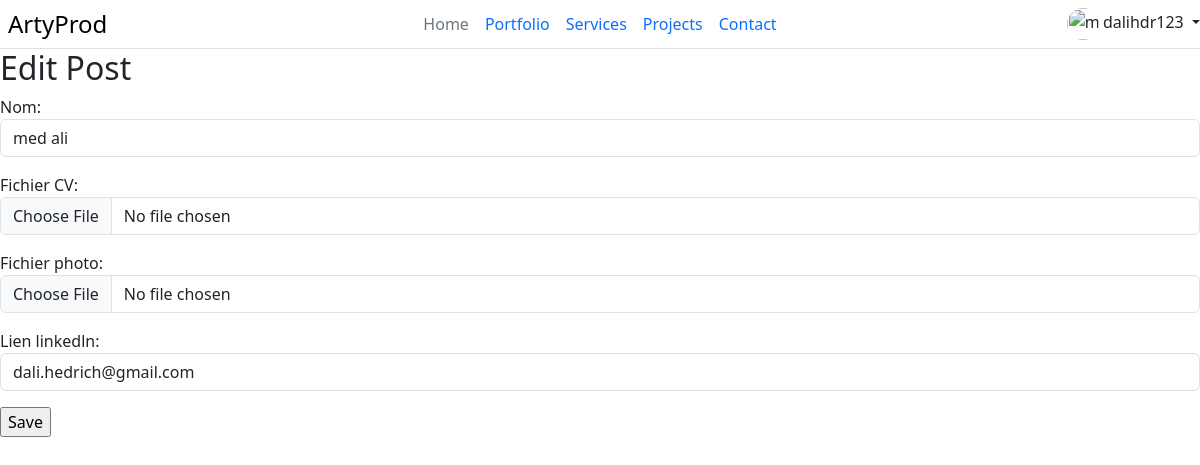
The app's page /ArtyProd/editpersonnel/edit/11/ (signed in) with its own data.
### ArtyProd/models.py (models this page shows, shortened)
class CustomUser(AbstractUser):
    USER_TYPE_CHOICES = [
        ('personnel', 'Personnel'),
        ('client', 'Client'),
    ]
    user_type = models.CharField(
        max_length=20,
        choices=USER_TYPE_CHOICES,
        default='client',
    )
    groups = models.ManyToManyField(
        'auth.Group',
        related_name='custom_users',
        blank=True,
        help_text='The groups this user belongs to. A user will get all permissions granted to each of their groups.',
        verbose_name='groups',
    )
    user_permissions = models.ManyToManyField(
        'auth.Permission',
        related_name='custom_users',
        blank=True,
        help_text='Specific permissions for this user.',
        verbose_name='user permissions',
    )

class Personnel(models.Model):
    user = models.OneToOneField(CustomUser, on_delete=models.CASCADE,default=None)
    nom=models.CharField(max_length=255)
    fichier_CV=models.FileField(upload_to='uploads/',max_length=255,default=None)
    fichier_photo=models.ImageField(upload_to='media/',max_length=255,default=None)
    lien_linkedln=models.CharField(max_length=255,default="")

### ArtyProd/views.py (the view, shortened to what this page needs)
# urls.py: path('editpersonnel/edit/<int:id>/', views.EditPersonnel, name='EditPersonnel'),
@login_required
def EditPersonnel(request, id):
    personnel = get_object_or_404(Personnel, id=id, user=request.user)
    if request.method == 'GET':
        context = {'form': PersonnelForm(instance=personnel), 'id': id}
        return render(request, 'ArtyProd/editpersonnel.html', context)

### ArtyProd/forms.py
class PersonnelForm(ModelForm):
    class Meta :
        model = Personnel
        fields = "__all__"
        exclude = ('user','acheve')
        widgets = {
            'nom' : forms.TextInput(attrs={'class': 'form-control'}),
            'fichier_CV' : forms.FileInput(attrs={'required': False,'class': 'form-control','enctype': 'multipart/form-data'}),
            'fichier_photo' : forms.FileInput(attrs={'required': False,'class': 'form-control','enctype': 'multipart/form-data'}),
            'lien_linkedln' : forms.TextInput(attrs={'class': 'form-control'}),
        }

### ArtyProd/templates/ArtyProd/editpersonnel.html (shortened to what this page needs)
{% extends 'acceuil.html' %}
{% block content %}
<h2>{% if id %} Edit {% else %} New {% endif %} Post</h2>
<form method="post" novalidate enctype="multipart/form-data">
	{{ form.as_p }}
	<input type="submit" value="Save" />
</form>
{% endblock content %}

### ArtyProd/templates/acceuil.html (shortened to what this page needs)
{% load bootstrap5 %}
{% bootstrap_css %}
{% load bootstrap_icons %}
<header class="d-flex flex-wrap align-items-center justify-content-center justify-content-md-between py-1 mb-6 border-bottom" style="background-color: white;">
  <div class="col-md-1 mb-2 mb-md-0">
    <a href="{% url 'home' %}" class="d-flex align-items-center mb-3 mb-md-0 me-md-auto link-body-emphasis text-decoration-none">
        <span class="fs-4">ArtyProd</span>
      </a>
  </div>
  <ul class="nav col-12 col-md-auto mb-2 justify-content-center mb-md-0">
    <li><a href="{% url 'home' %}" class="nav-link px-2 link-secondary" >Home</a></li>
    <li><a href="#Test" class="nav-link px-2">Portfolio</a></li>
    <li><a href="#Service" class="nav-link px-2">Services</a></li>
    <li><a href="#Project" class="nav-link px-2">Projects</a></li>
    <li><a href="#footer" class="nav-link px-2">Contact</a></li>
  </ul>
  <div class="col-md-1 text-end" >
      {% if user.is_authenticated %}
      <div class="flex-shrink-0 dropdown" style="margin-left: -100px;">
        <a href="#" class="d-block link-dark text-decoration-none dropdown-toggle" data-bs-toggle="dropdown" aria-expanded="false">
          <img src="https://github.com/mdo.png" alt="mdo" width="32" height="32" class="rounded-circle">
          {{user}}
        </a>
      </div>
      {% else %}
        <div class="d-flex align-items-center" style="margin-left: -100px;">
            <a class="nav-link" href="{% url 'login' %}">Connexion</a>
            <a class="nav-link" href="{% url 'register' %}">Inscription</a>
        </div>
        {% endif %}
  </div>
</header>
{% block content %}
{% endblock %}

### records on screen
CustomUser: username "dalihdr123"
Personnel: nom "med ali", lien_linkedln "dali.hedrich@gmail.com"
